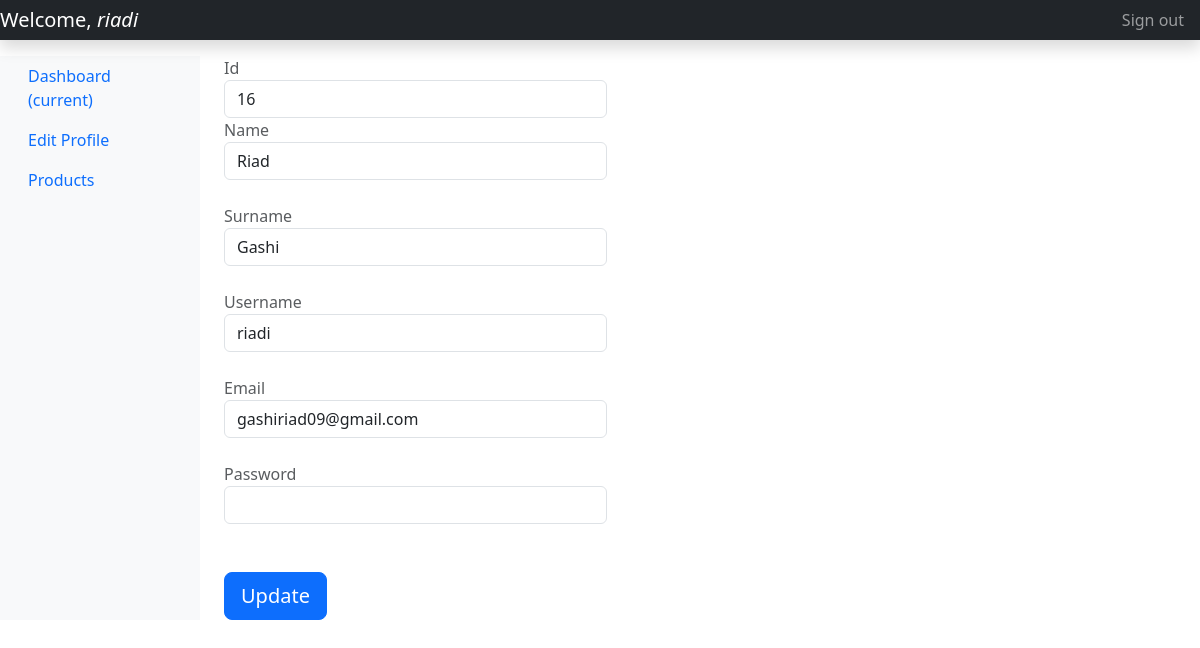
Screenshot of /profile.php?id=16 (signed in) with the database file from the repository.
### tables this page shows
CREATE TABLE `users` (
  `id` int(100) NOT NULL,
  `name` varchar(255) NOT NULL,
  `surname` varchar(255) NOT NULL,
  `username` varchar(255) NOT NULL,
  `email` varchar(255) NOT NULL,
  `password` varchar(255) NOT NULL
);

### profile.php (the view, shortened to what this page needs)
<?php
include_once('include/config.php');
$id = isset($_GET['id']) ? intval($_GET['id']) : 0;
$sql = "SELECT * FROM users WHERE id=:id";
$selectUser = $conn->prepare($sql);
$selectUser->bindParam(':id', $id, PDO::PARAM_INT);
$selectUser->execute();
$user_data = $selectUser->fetch(PDO::FETCH_ASSOC);
?>
<?php include_once('include/header.php'); ?>
<nav class="navbar navbar-dark fixed-top bg-dark flex-md-nowrap p-0 shadow">
  <a class="navbar-brand col-sm-3 col-md-2 mr-0" href="#">Welcome, <i> <?php echo htmlspecialchars($_SESSION['username']); ?> </i></a>
  <ul class="navbar-nav px-3">
    <li class="nav-item text-nowrap">
      <a class="nav-link" href="logout.php">Sign out</a>
    </li>
  </ul>
</nav>
<div class="container-fluid">
  <div class="row">
    <nav class="col-md-2 d-none d-md-block bg-light sidebar">
      <div class="sidebar-sticky">
        <ul class="nav flex-column">
          <li class="nav-item">
            <a class="nav-link active" href="dashboard.php">
              Dashboard <span class="sr-only">(current)</span>
            </a>
          </li>
          <li class="nav-item">
            <a class="nav-link" href="profile.php?id=<?= isset($_SESSION['user_id']) ? htmlspecialchars($_SESSION['user_id']) : '' ?>">
              Edit Profile
            </a>
          </li>
          <li class="nav-item">
            <a class="nav-link" href="product_dashboard.php">
              Products
            </a>
          </li>
        </ul>
      </div>
    </nav>
    <main role="main" class="col-md-9 ml-sm-auto col-lg-10 px-4">
      <div class="row">
        <div class="col-md-5">
          <form class="form-profile" action="logic/update.php" method="post">
            <span class="text-muted" for='id'>Id</span>
            <input type="number" class="form-control" id="floatingInput" placeholder="Id" name="id" value="<?php echo htmlspecialchars($user_data['id']); ?>" readonly>
            <span class="text-muted" for='name'> Name </span>
            <input class="form-control" type="text" name="name" value="<?php echo htmlspecialchars($user_data['name']); ?>" required><br>
            <span class="text-muted"> Surname </span>
            <input class="form-control" type="text" name="surname" value="<?php echo htmlspecialchars($user_data['surname']); ?>" required><br>
            <span class="text-muted"> Username </span>
            <input class="form-control" type="text" name="username" value="<?php echo htmlspecialchars($user_data['username']); ?>" required><br>
            <span class="text-muted">Email</span>
            <input class="form-control" type="email" name="email" value="<?php echo htmlspecialchars($user_data['email']); ?>" required><br>
            <span class="text-muted">Password</span>
            <input class="form-control" type="password" name="password" required><br><br>
            <button class="btn btn-lg btn-primary" type="submit" name="update">Update</button>
          </form>
        </div>
      </div>
    </main>
  </div>
</div>

### profile.php (style rules this page uses)
body { padding-top: 56px; }

### rows the page displays
users: id "16", name "Riad", surname "Gashi", username "riadi", email "gashiriad09@gmail.com"

### other values shown
$_SESSION['username'] "riadi"
